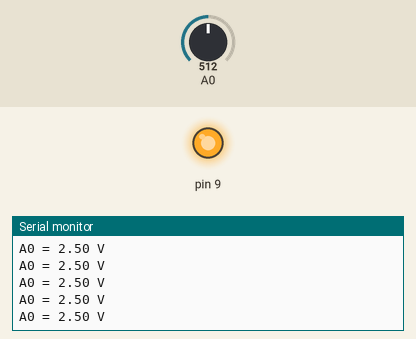
Recording of a sketch running on a simulated Arduino Uno, built with avr-gcc and run on an emulated ATmega328P. On the bench: output pins drawn as LEDs (lit = HIGH), the last lines printed to the serial monitor. Inputs (shaded band) come from the test bench; at power-on: A0 = 512.

Above: at 2.7 s.
2.8 s: A0 set to 19
At 3.14 s:
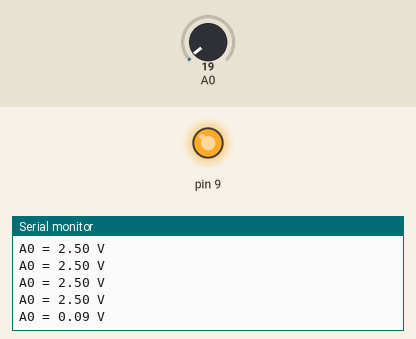
4.3 s: A0 set to 15
At 4.62 s:
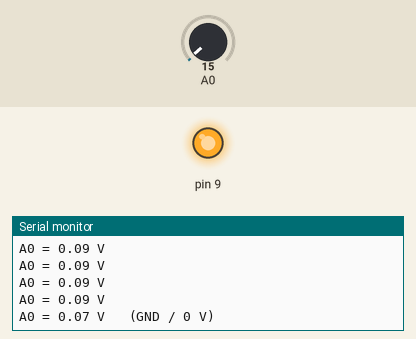

Measured:
- the behaviour switches between 17 and 16 on A0 (found by bisection; images 1 and 2)
- after the input at 2.8 s, the serial monitor: prints a new line after 0.18 s (image 1)
- after the input at 4.3 s, the serial monitor: prints a new line after 0.16 s (image 2)

The sketch:

probe.ino
```cpp
// Arduino as a simple voltmeter: touch the wire on A0 to any point of the breadboard (A0 is a probe, GND must be shared).
// Prints the voltage on A0 5x per second (0-5 V, 5 V reference). D9 is driven HIGH so the IR LED is on.
void setup() { pinMode(9, OUTPUT); digitalWrite(9, HIGH); Serial.begin(115200); delay(1500); Serial.println(F("PROBE: touch the A0 wire on a point; V = voltage vs GND")); }
void loop() {
  long s = 0; for (uint8_t i = 0; i < 32; i++) { s += analogRead(A0); delayMicroseconds(200); }
  float v = (s / 32.0) * 5.0 / 1023.0;
  Serial.print(F("A0 = ")); Serial.print(v, 2); Serial.print(F(" V   "));
  if (v < 0.08) Serial.println(F("(GND / 0 V)")); else if (v > 4.8) Serial.println(F("(5 V)")); else Serial.println();
  delay(200);
}
```
